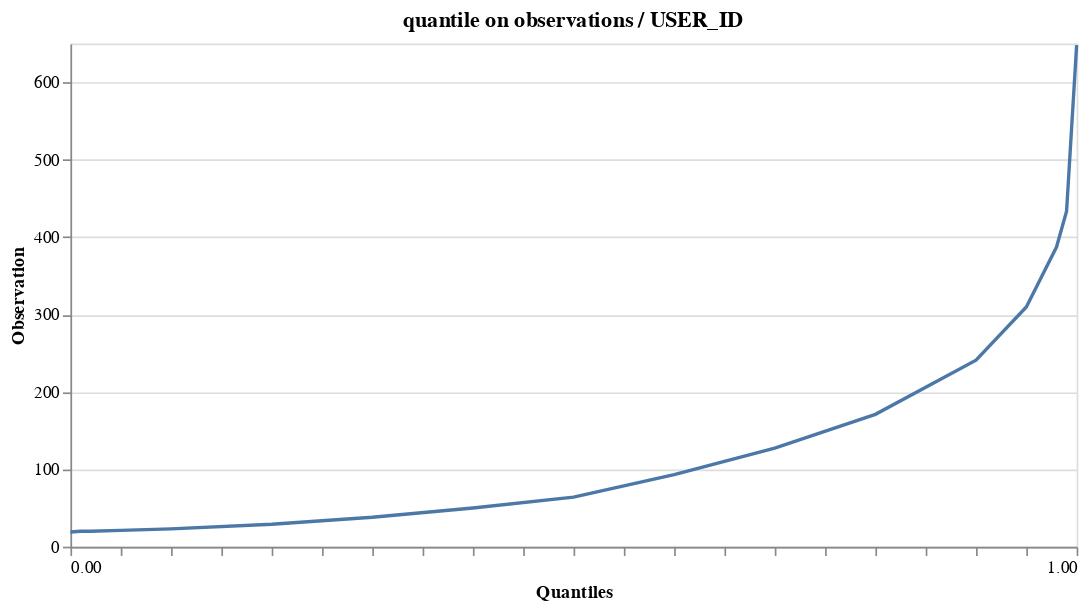

Notebook code for this chart:
### Markdown cell above
Now, we'll recreate our customer and product lists since there are customers with more than 5 reviews, but all of their reviews are on products with less than 5 reviews (and vice versa).

### Code cell
helper.draw_quantile(df_interactions_reduced, 'USER_ID', quantiles=quantiles)

### Figure 1 — Vega-Lite specification as saved in the notebook (floating-point values rounded to 4 significant figures)
{"config": {"view": {"continuousWidth": 400, "continuousHeight": 300}}, "data": {"name": "data-43355cf090318413378e9fe138aa84da"}, "mark": "line", "encoding": {"x": {"type": "quantitative", "axis": {"grid": false, "labelExpr": "datum.value % 1 ? null : datum.label", "tickCount": 17}, "field": "Quantiles"}, "y": {"type": "quantitative", "field": "Observation"}}, "height": 300, "title": "quantile on observations / USER_ID", "width": 600, "$schema": "https://vega.github.io/schema/vega-lite/v4.8.1.json", "datasets": {"data-43355cf090318413378e9fe138aa84da": [{"Observation": 19.0, "Quantiles": 0.0}, {"Observation": 20.0, "Quantiles": 0.01}, {"Observation": 20.0, "Quantiles": 0.02}, {"Observation": 21.0, "Quantiles": 0.05}, {"Observation": 23.0, "Quantiles": 0.1}, {"Observation": 29.0, "Quantiles": 0.2}, {"Observation": 38.0, "Quantiles": 0.3}, {"Observation": 50.0, "Quantiles": 0.4}, {"Observation": 64.0, "Quantiles": 0.5}, {"Observation": 93.0, "Quantiles": 0.6}, {"Observation": 127.4, "Quantiles": 0.7}, {"Observation": 171.0, "Quantiles": 0.8}, {"Observation": 241.0, "Quantiles": 0.9}, {"Observation": 309.7, "Quantiles": 0.95}, {"Observation": 387.2, "Quantiles": 0.98}, {"Observation": 433.6, "Quantiles": 0.99}, {"Observation": 648.0, "Quantiles": 1.0}]}}
